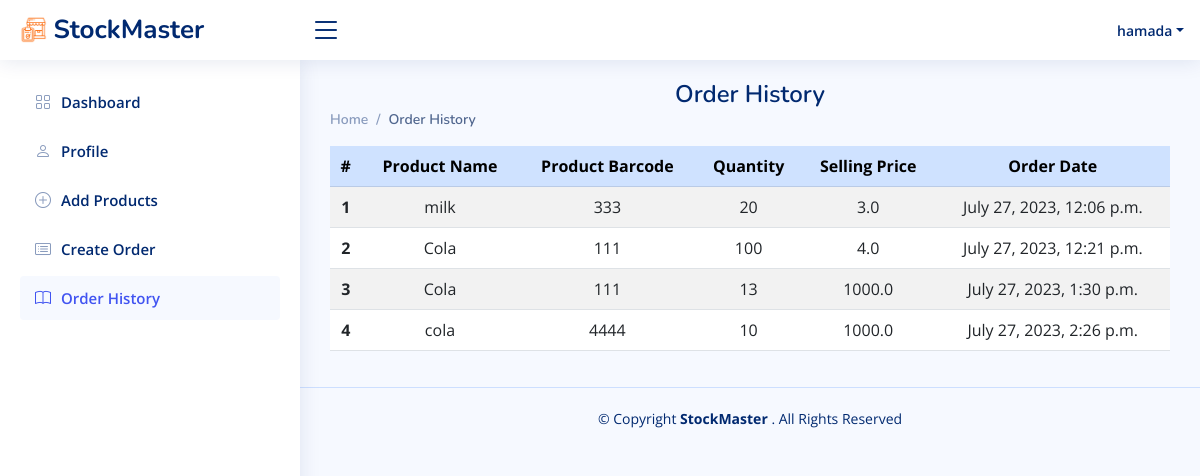
The page /display_orders_page (signed in) on the database its author committed.
### StockMaster_app/models.py (models this page shows, shortened)
class User(models.Model):
    f_name = models.CharField(max_length=255)
    l_name = models.CharField(max_length=255)
    s_name = models.CharField(max_length=255)
    email = models.CharField(max_length=255)
    password = models.CharField(max_length=255)
    created_at = models.DateTimeField(auto_now_add=True)
    updated_at = models.DateTimeField(auto_now=True)
    objects = UserManager()

class Order(models.Model):
    p_price = models.FloatField()
    qty_sell = models.IntegerField()
    products = models.CharField(max_length=255)
    p_barcode = models.IntegerField()
    created_at = models.DateTimeField(auto_now_add=True)
    updated_at = models.DateTimeField(auto_now=True)
    user = models.ForeignKey(User,related_name='orders',on_delete=models.CASCADE)

### StockMaster_app/views.py (the view)
# urls.py: path('display_orders_page', views.display_orders_page, name="display_orders_page"),
def display_orders_page(request):
    user = check_session(request)
    if user:
        orders=Order.objects.filter(user=user)
    context = {
        'orders' : orders,
        'user' : user,
    }
    return render(request,'display_orders_page.html',context)

### StockMaster_app/views.py (called while the page is built)
def check_session(request):
    if request.session.has_key('user') == True:
        user_session = User.objects.get(id=request.session['user'])
    else:
        user_session = False
    return user_session

### StockMaster_app/templates/display_orders_page.html (shortened to what this page needs)
{% load static %}
<!DOCTYPE html>
<html lang="en">
<head>
    <link rel="stylesheet" href="{% static 'vendor/bootstrap/css/bootstrap.min.css' %}">
    <link rel="stylesheet" href="{% static 'vendor/bootstrap-icons/bootstrap-icons.css' %}">
    <link rel="stylesheet" href="{% static 'vendor/boxicons/css/boxicons.min.css' %}">
    <link rel="stylesheet" href="{% static 'vendor/quill/quill.snow.css' %}">
    <link rel="stylesheet" href="{% static 'vendor/quill/quill.bubble.css' %}">
    <link rel="stylesheet" href="{% static 'vendor/remixicon/remixicon.css' %}">
    <link rel="stylesheet" href="{% static 'vendor/simple-datatables/style.css' %}">
    <link rel="stylesheet" href="{% static 'style.css' %}">
</head>
<body>
    <header id="header" class="header fixed-top d-flex align-items-center">
        <div class="d-flex align-items-center justify-content-between">
            <a href="#" class="logo d-flex align-items-center">
                <img src="{% static 'img/logo.png' %}" alt="">
                <span class="d-none d-lg-block">StockMaster</span>
            </a>
            <i class="bi bi-list toggle-sidebar-btn"></i>
        </div>
        <nav class="header-nav ms-auto">
            <ul class="d-flex align-items-center">
                <li class="nav-item dropdown pe-3">
                    <a class="nav-link nav-profile d-flex align-items-center pe-0" href="#" data-bs-toggle="dropdown">
                        <span class="d-none d-md-block dropdown-toggle ps-2">{{user.f_name}}</span>
                    </a>
                </li>
            </ul>
        </nav>
    </header>
    {% if user %}
    <aside id="sidebar" class="sidebar">
        <ul class="sidebar-nav" id="sidebar-nav">
            <li class="nav-item">
                <a class="nav-link collapsed" href="/dashboard">
                    <i class="bi bi-grid"></i>
                    <span>Dashboard</span>
                </a>
            </li>
            <li class="nav-item">
                <a class="nav-link collapsed" href="/dashboard/profile">
                    <i class="bi bi-person"></i>
                    <span>Profile</span>
                </a>
            </li>
            <li class="nav-item">
                <a class="nav-link collapsed" href="/display_products">
                    <i class="bi bi-plus-circle"></i>
                    <span>Add Products</span>
                </a>
            </li>
            <li class="nav-item">
                <a class="nav-link collapsed" href="/order_page">
                    <i class="bi bi-card-list"></i>
                    <span>Create Order</span>
                </a>
            </li>
            <li class="nav-item">
                <a class="nav-link " href="{% url 'SM_app:display_orders_page' %}">
                    <i class="bi bi-book"></i>
                    <span>Order History</span>
                </a>
            </li>
        </ul>
    </aside>
    <main id="main" class="main">
        <div class="pagetitle">
            <h1>Order History</h1>
            <nav>
                <ol class="breadcrumb">
                    <li class="breadcrumb-item">
                        <a href="/dashboard">Home</a>
                    </li>
                    <li class="breadcrumb-item active">Order History</li>
                </ol>
            </nav>
        </div>
        <section class="section dashboard">
            <table class="table table-hover table-striped text-center">
                <thead>
                    <tr class="table-primary ">
                        <th scope="col">#</th>
                        <th scope="col">Product Name</th>
                        <th scope="col">Product Barcode</th>
                        <th scope="col">Quantity</th>
                        <th scope="col">Selling Price</th>
                        <th scope="col">Order Date</th>
                    </tr>
                </thead>
                <tbody>
                    {% for order in orders %}
                    <tr>
                        <th scope="row">{{ forloop.counter }}</th>
                        <td>{{order.products}}</td>
                        <td>{{order.p_barcode}}</td>
                        <td>{{order.qty_sell}}</td>
                        <td>{{order.p_price}}</td>
                        <td>{{order.created_at}}</td>
                    </tr>
                    {% endfor %}
                </tbody>
            </table>
        </section>
    </main>
    <footer id="footer" class="footer">
        <div class="copyright">
            &copy; Copyright
            <strong>
                <span>StockMaster</span>
            </strong>
            . All Rights Reserved
        </div>
    </footer>
    {% else %}
    <h1 class="text-danger" style="margin-top: 5rem;">Access Denied !! Please Sign in !!</h1>
    {% endif %}
</body>
</html>

### StockMaster_app/static/style.css (style rules this page uses)
:root { scroll-behavior: smooth; }
body { font-family: "Open Sans", sans-serif; background: #f6f9ff; color: #444444; }
a { color: #4154f1; text-decoration: none; }
h1, h2, h3, h4, h5, h6 { font-family: "Nunito", sans-serif; }
#main { margin-top: 60px; padding: 20px 30px; transition: all 0.3s; }
.pagetitle { margin-bottom: 10px; }
.pagetitle h1 { font-size: 24px; margin-bottom: 0; font-weight: 600; color: #012970; }
.breadcrumb { font-size: 14px; font-family: "Nunito", sans-serif; color: #899bbd; font-weight: 600; }
.breadcrumb a { color: #899bbd; transition: 0.3s; }
.breadcrumb .breadcrumb-item::before { color: #899bbd; }
.breadcrumb .active { color: #51678f; font-weight: 600; }
.logo { line-height: 1; }
@media (min-width: 1200px) { .logo { width: 280px; } }
.logo img { max-height: 26px; margin-right: 6px; }
.logo span { font-size: 26px; font-weight: 700; color: #012970; font-family: "Nunito", sans-serif; }
.header { transition: all 0.5s; z-index: 997; height: 60px; box-shadow: 0px 2px 20px rgba(1, 41, 112, 0.1); background-color: #fff; padding-left: 20px; }
.header .toggle-sidebar-btn { font-size: 32px; padding-left: 10px; cursor: pointer; color: #012970; }
.header-nav ul { list-style: none; }
.header-nav>ul { margin: 0; padding: 0; }
.header-nav .nav-profile { color: #012970; }
.header-nav .nav-profile span { font-size: 14px; font-weight: 600; }
.sidebar { position: fixed; top: 60px; left: 0; bottom: 0; width: 300px; z-index: 996; transition: all 0.3s; padding: 20px; overflow-y: auto; scrollbar-width: thin; scrollbar-color: #aab7cf transparent; box-shadow: 0px 0px 20px rgba(1, 41, 112, 0.1); background-color: #fff; }
@media (min-width: 1200px) { #main, #footer { margin-left: 300px; } }
.sidebar-nav { padding: 0; margin: 0; list-style: none; }
.sidebar-nav li { padding: 0; margin: 0; list-style: none; }
.sidebar-nav .nav-item { margin-bottom: 5px; }
.sidebar-nav .nav-link { display: flex; align-items: center; font-size: 15px; font-weight: 600; color: #4154f1; transition: 0.3; background: #f6f9ff; padding: 10px 15px; border-radius: 4px; }
.sidebar-nav .nav-link i { font-size: 16px; margin-right: 10px; color: #4154f1; }
.sidebar-nav .nav-link.collapsed { color: #012970; background: #fff; }
.sidebar-nav .nav-link.collapsed i { color: #899bbd; }
.footer { padding: 20px 0; font-size: 14px; transition: all 0.3s; border-top: 1px solid #cddfff; }
.footer .copyright { text-align: center; color: #012970; }

### StockMaster_app/templates/display_orders_page.html (style rules this page uses)
h1, h3 { text-align: center; color: red; }

### rows shown on the page
User: f_name "hamada"
Order: products "milk", p_barcode "333", qty_sell "20", p_price "3.0", created_at "July 27, 2023, 12:06 p.m."
Order: products "Cola", p_barcode "111", qty_sell "100", p_price "4.0", created_at "July 27, 2023, 12:21 p.m."
Order: products "Cola", p_barcode "111", qty_sell "13", p_price "1000.0", created_at "July 27, 2023, 1:30 p.m."
Order: products "cola", p_barcode "4444", qty_sell "10", p_price "1000.0", created_at "July 27, 2023, 2:26 p.m."
